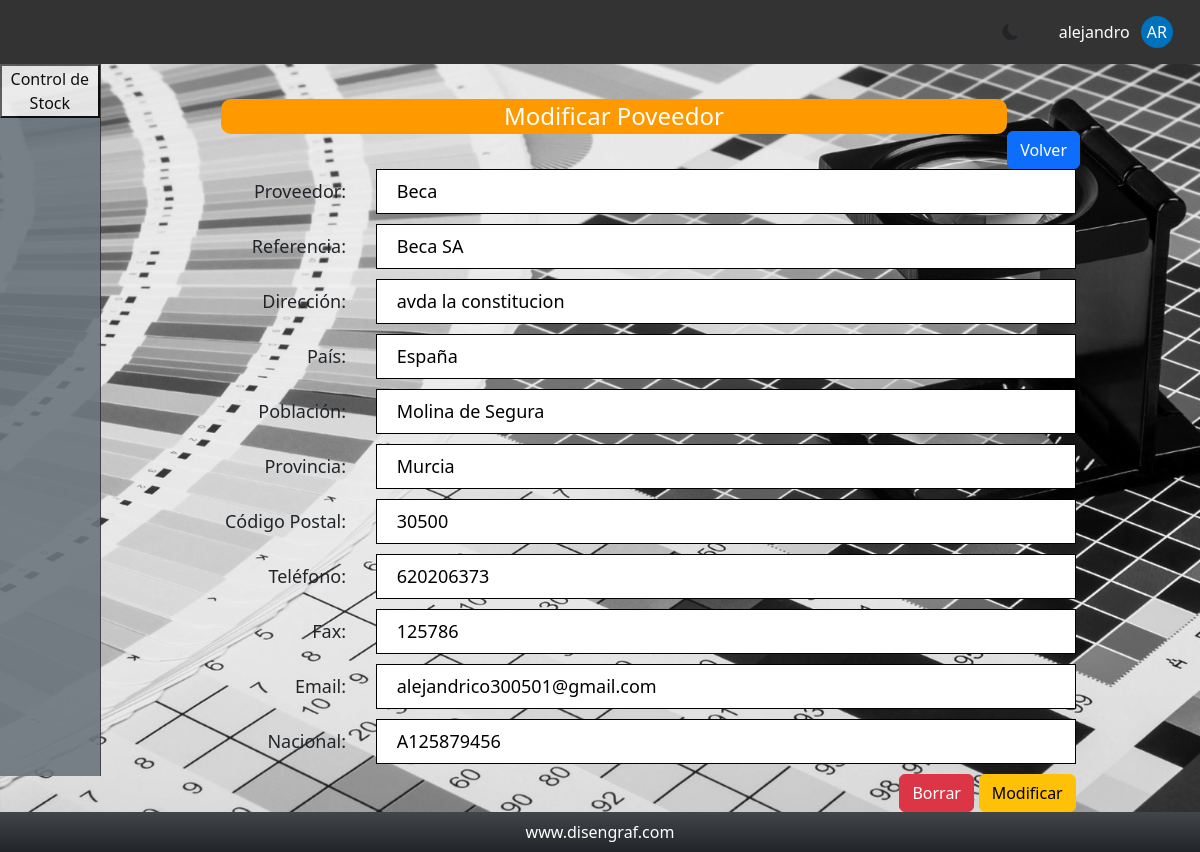
/controlStock/modificar-proveedor.php?id=5 (signed in), run on the app's committed database.
### tables this page shows
CREATE TABLE `proveedores` (
  `id` int(11) NOT NULL,
  `proveedor` varchar(255) DEFAULT NULL,
  `referencia` varchar(100) NOT NULL,
  `direccion` varchar(255) DEFAULT NULL,
  `poblacion` varchar(50) NOT NULL,
  `pais` varchar(50) NOT NULL,
  `provincia` varchar(50) NOT NULL,
  `codPostal` int(11) NOT NULL,
  `telefono` varchar(20) DEFAULT NULL,
  `fax` int(12) NOT NULL,
  `correo` varchar(100) NOT NULL,
  `nacional` varchar(50) NOT NULL,
  `id_usuario` int(11) DEFAULT NULL
);

### controlStock/modificar-proveedor.php (the view, shortened to what this page needs)
<?php
include "conexion.php";
$consulta = "SELECT * FROM proveedores WHERE id = ${'id'}";
$resultadoConsulta = mysqli_query($conn, $consulta);
$proveedores = mysqli_fetch_assoc($resultadoConsulta);
    $proveedor = $proveedores['proveedor'];
    $referencia = $proveedores['referencia'];
    $direccion = $proveedores['direccion'];
    $pais = $proveedores['pais'];
    $provincia = $proveedores['provincia'];
    $poblacion = $proveedores['poblacion'];
    $codPostal = $proveedores['codPostal'];
    $telefono = $proveedores['telefono'];
    $fax = $proveedores['fax'];
    $correo = $proveedores['correo'];
    $nacional = $proveedores['nacional'];
?>
<?php include 'includes/header.php'; ?>
<section>
    <div class="bloque-titulo_boton">
        <h2 class="titulo">Modificar Poveedor</h2>
        <a href="proveedores.php">
            <div class="boton-primario btn btn-primary">Volver</div>
        </a>
    </div>
    <div class="contenido-formulario">
        <form class="formulario" method="post">
            <div>
                <label class="formulario-label">Proveedor:</label>
                <input class="formulario-input" type="text" placeholder="Nombre Proveedor" name="proveedor"
                    value="<?php echo $proveedor ?>">
            </div>
            <div>
                <label class="formulario-label">Referencia:</label>
                <input class="formulario-input" type="text" placeholder="Referencia" name="referencia"
                    value="<?php echo $referencia ?>">
            </div>
            <div>
                <label class="formulario-label">Dirección:</label>
                <input class="formulario-input" type="text" placeholder="Direccion" name="direccion"
                    value="<?php echo $direccion ?>">
            </div>
            <div>
                <label class="formulario-label">País:</label>
                <input class="formulario-input" type="text" placeholder="Pais:" name="pais"
                    value="<?php echo $pais ?>">
            </div>
            <div>
                <label class="formulario-label">Población:</label>
                <input class="formulario-input" type="text" placeholder="Poblacion:" name="poblacion"
                    value="<?php echo $poblacion ?>">
            </div>
            <div>
                <label class="formulario-label">Provincia:</label>
                <input class="formulario-input" type="text" placeholder="Provincia:" name="provincia"
                    value="<?php echo $provincia ?>">
            </div>
            <div>
                <label class="formulario-label">Código Postal:</label>
                <input class="formulario-input" type="text" placeholder="codPostal:" name="codPostal"
                    value="<?php echo $codPostal ?>">
            </div>
            <div>
                <label class="formulario-label">Teléfono:</label>
                <input class="formulario-input" type="text" placeholder="telefono:" name="telefono"
                    value="<?php echo $telefono ?>">
            </div>
            <div>
                <label class="formulario-label">Fax:</label>
                <input class="formulario-input" type="text" placeholder="Fax:" name="fax"
                    value="<?php echo $fax ?>">
            </div>
            <div>
                <label class="formulario-label">Email:</label>
                <input class="formulario-input" type="text" placeholder="Correo" name="correo"
                    value="<?php echo $correo ?>">
            </div>
            <div>
                <label class="formulario-label">Nacional:</label>
                <input class="formulario-input" type="text" placeholder="Nacional:" name="nacional"
                    value="<?php echo $nacional ?>">
            </div>
            <input class="boton-primario btn btn-danger" type="submit" value="Borrar" name="borrar">
            <input class="boton-primario btn btn-warning" type="submit" value="Modificar" name="modificar">
        </form>
    </div>
</section>
</main>
<?php include 'includes/footer.php'; ?>

### controlStock/css/style.css (style rules this page uses)
:root { --azul: rgb(0, 113, 188); --rojo: rgb(193, 39, 45); --claro: white; --oscuro: #333; --oscuroHover: grey; }
html, body { margin: 0; padding: 0; height: 100%; font-family: Arial, Helvetica, sans-serif; box-sizing: border-box; scroll-snap-type: y mandatory; }
.bloque-titulo_boton { width: 100%; margin-top: 0; display: inline-flex; justify-content: end; align-items: end; }
.bloque-titulo_boton h2 { width: 100%; }
.titulo { text-align: center; margin: 2.2rem auto; font-size: 1.5rem; font-weight: 300; background-color: rgb(255, 153, 0); border-radius: 10px; padding: 3px; color: #FFFFFF; }
.contenido-formulario { max-width: 980px; display: flex; flex-direction: column; justify-content: center; align-items: center; margin: auto; }
.formulario { text-align: end; font-size: 18px; font-weight: 100; }
.formulario-label { margin-right: 25px; }
.formulario-input { outline: none; padding: 8px 20px; margin-bottom: 10px; width: 700px; border: 1px solid black; }
.boton-primario { background-color: var(--azul); }
.btn-primary { background:#e13131; color:#FFFFFF; border:0px; padding:16px; }
section { width: 100%; height: 100%; margin: 0 120px; }

### data on the page
proveedores: proveedor "Beca", referencia "Beca SA", direccion "avda la constitucion", pais "España", poblacion "Molina de Segura", provincia "Murcia", codPostal "30500", telefono "620206373", fax "125786", correo "alejandrico300501@gmail.com", nacional "A125879456"

### other printed values
$_SESSION['nombre'] "alejandro"
$inicial_usuario "AR"
